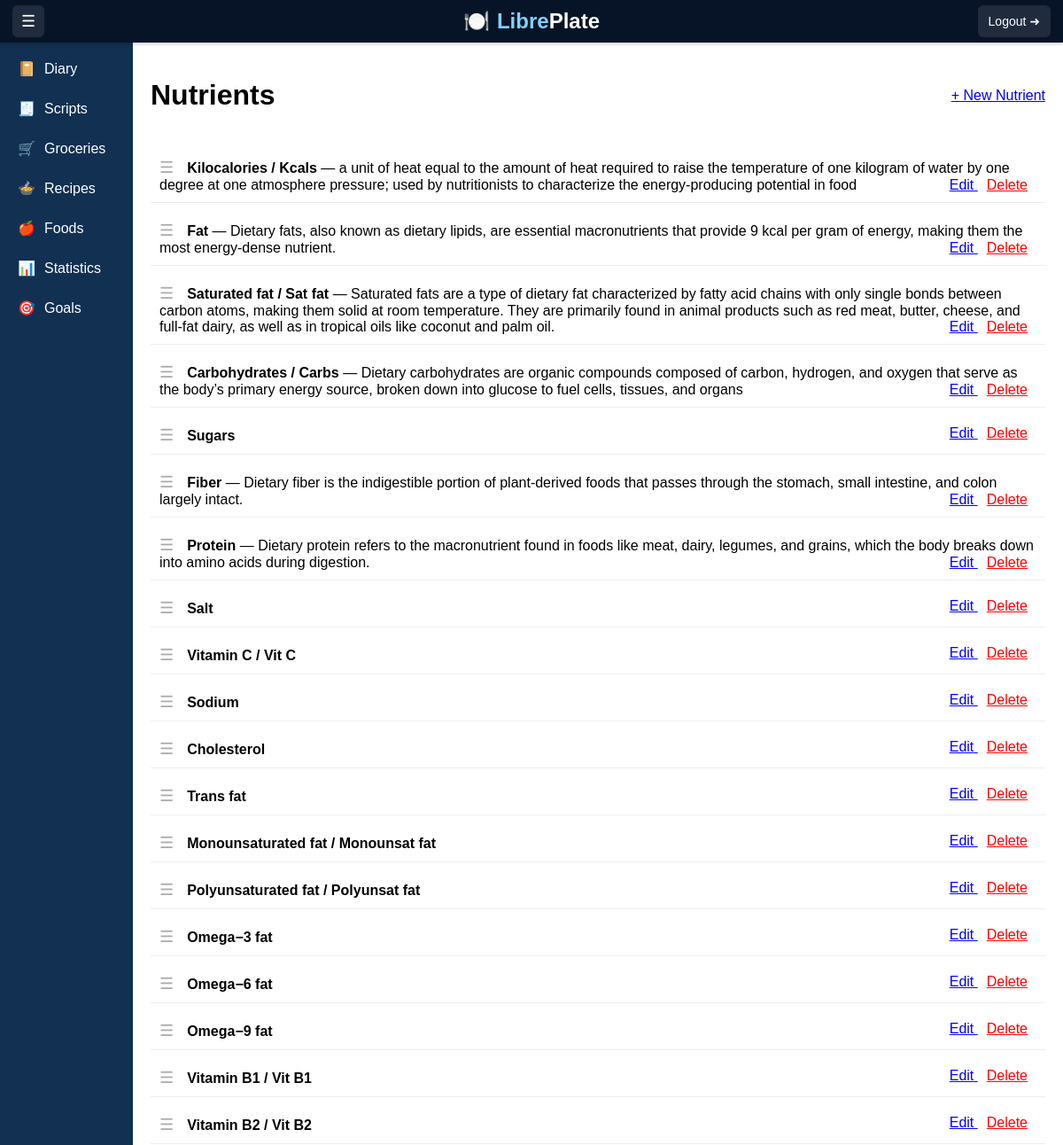
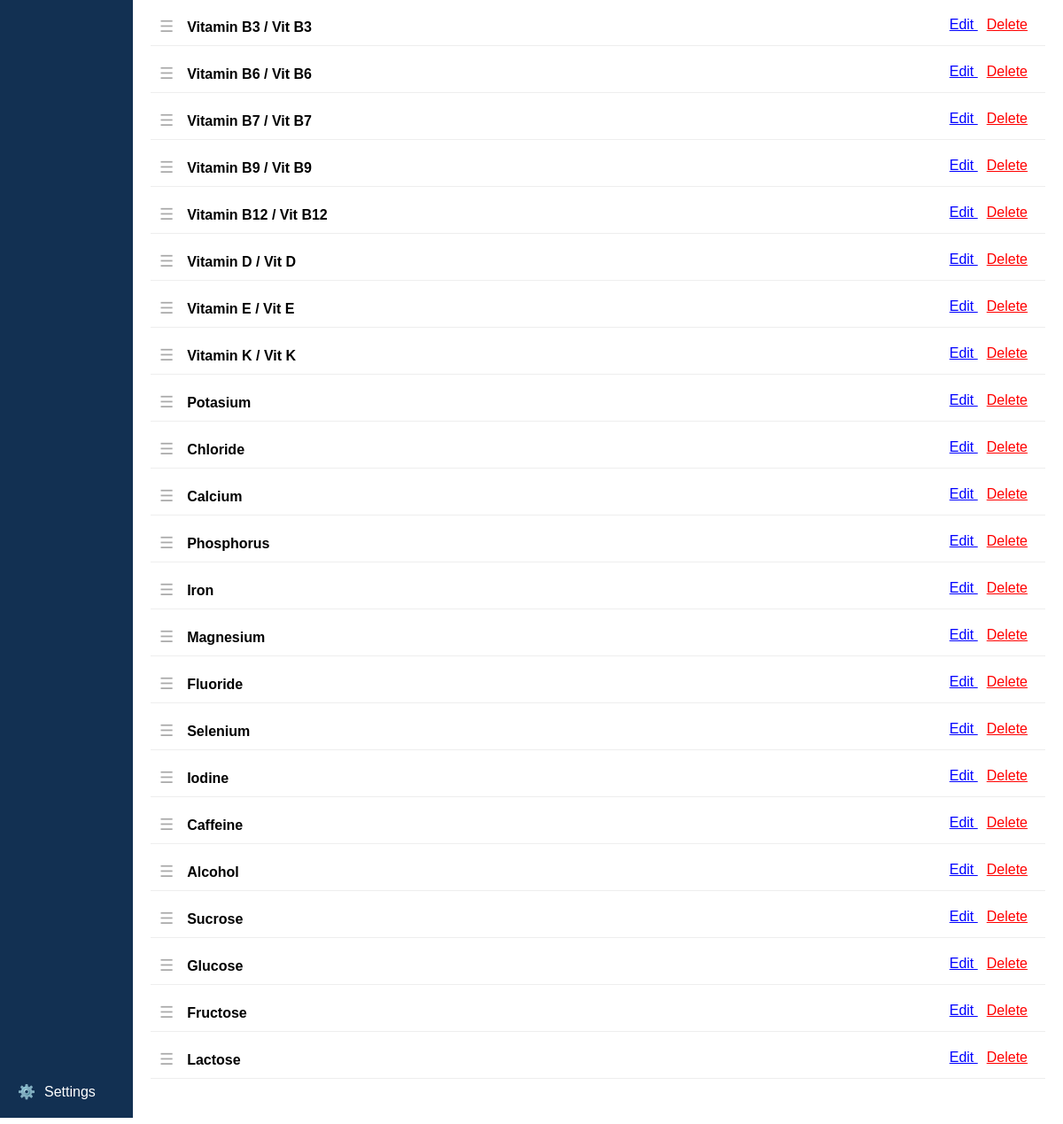
/nutrients/ (signed in), run on the app's committed database (2 pictures, top to bottom).
### nutrients/models.py (models this page shows, shortened)
class Nutrient(models.Model):
    name = models.CharField(max_length=100, unique=True)
    description = models.TextField(blank=True, null=True)
    abbreviation = models.CharField(max_length=100, blank=True, null=True)
    show_in_diary_total = models.BooleanField(
        null=True,
        blank=True,
        help_text="Show this nutrient in diary totals.",
    )
    show_in_diary_meal = models.BooleanField(
        null=True,
        blank=True,
        help_text="Show this nutrient in individual diary meals.",
    )
    show_in_food_edit = models.BooleanField(
        null=True,
        blank=True,
        help_text="Show this nutrient when editing a food.",
    )
    show_in_recipe = models.BooleanField(
        null=True,
        blank=True,
        help_text="Show this nutrient in recipes.",
    )
    show_in_foods = models.BooleanField(
        null=True,
        blank=True,
        help_text="Show this nutrient in food detail/list pages.",
    )
    order = models.PositiveIntegerField(default=0)
    user = models.ForeignKey(
        User,
        on_delete=models.CASCADE,
        related_name="nutrients",
        null=True,
        blank=True,
    )
    class Meta:
        verbose_name = "Nutrients"
        ordering = ["order"]

### nutrients/views.py (the view)
# urls.py: path("nutrients/", include("nutrients.urls")),
@login_required
def nutrients(request):
    nutrients = Nutrient.objects.all()
    context = {"nutrients": nutrients}
    return render(request, "nutrients/nutrients.html", context)

### nutrients/templates/nutrients/nutrients.html (shortened to what this page needs)
{% extends 'base.html' %}
{% block content %}
<div class="container">
<div class="page-header">
    <h1>Nutrients</h1>
    <a href="{% url 'create_nutrient' %}" class="header-btn primary">
        + New Nutrient
    </a>
</div>
    {% if nutrients %}
    <ul id="nutrient-list">
        {% for nutrient in nutrients %}
        <li
            draggable="true"
            data-id="{{ nutrient.id }}"
            class="nutrient-item"
        >
            <span class="drag-handle">
                ☰
            </span>
            <strong>
                {{ nutrient.name }}
                {% if nutrient.abbreviation %}
                    / {{ nutrient.abbreviation }}
                {% endif %}
            </strong>
            {% if nutrient.description %}
                — {{ nutrient.description }}
            {% endif %}
            <span class="nutrient-actions">
                {% if nutrient.user == user %}
                    <a href="{% url 'edit_nutrient' nutrient.pk %}"
                       class="edit-link">
                        Edit
                    </a>
                    <a href="{% url 'delete_nutrient' nutrient.pk %}"
                       class="delete-link">
                        Delete
                    </a>
                {% elif nutrient.user is None %}
                    <em>(Global Nutrient)</em>
                {% endif %}
            </span>
        </li>
        {% endfor %}
    </ul>
    {% else %}
        <p>No nutrients available.</p>
    {% endif %}
</div>
{% endblock %}

### templates/base.html (style rules this page uses)
.page-header { display: flex; justify-content: space-between; align-items: center; margin-bottom: 20px; gap: 20px; }
html, body { margin: 0; height: 100%; font-family: Arial, sans-serif; }
body { margin: 0; height: 100vh; }

### nutrients/templates/nutrients/nutrients.html (style rules this page uses)
#nutrient-list { list-style:none; padding:0; }
.nutrient-item { cursor:grab; margin-bottom:10px; padding:10px; border-bottom:1px solid #eee; background:#fff; }
.drag-handle { color:#aaa; margin-right:10px; cursor:grab; font-size:18px; }
.nutrient-actions { float:right; }
.edit-link { color:blue; margin-right:10px; }
.delete-link { color:red; margin-right:10px; }

### data on the page
Nutrient: name "Kilocalories", abbreviation "Kcals", description "a unit of heat equal to the amount of heat required to raise the temperature of one kilogram of water by one degree at one atmosphere pressure; used by nutritionists to characterize the energy-producing potential in food", shows "Edit"
Nutrient: name "Fat", description "Dietary fats, also known as dietary lipids, are essential macronutrients that provide 9 kcal per gram of energy, making them the most energy-dense nutrient.", shows "Edit"
Nutrient: name "Saturated fat", abbreviation "Sat fat", description "Saturated fats are a type of dietary fat characterized by fatty acid chains with only single bonds between carbon atoms, making them solid at room temperature. They are primarily found in animal products such as red meat, butter, cheese, and full-fat dairy, as well as in tropical oils like coconut and palm oil.", shows "Edit"
Nutrient: name "Carbohydrates", abbreviation "Carbs", description "Dietary carbohydrates are organic compounds composed of carbon, hydrogen, and oxygen that serve as the body’s primary energy source, broken down into glucose to fuel cells, tissues, and organs", shows "Edit"
Nutrient: name "Sugars", shows "Edit"
Nutrient: name "Fiber", description "Dietary fiber is the indigestible portion of plant-derived foods that passes through the stomach, small intestine, and colon largely intact.", shows "Edit"
Nutrient: name "Protein", description "Dietary protein refers to the macronutrient found in foods like meat, dairy, legumes, and grains, which the body breaks down into amino acids during digestion.", shows "Edit"
Nutrient: name "Salt", shows "Edit"
Nutrient: name "Vitamin C", abbreviation "Vit C", shows "Edit"
Nutrient: name "Sodium", shows "Edit"
Nutrient: name "Cholesterol", shows "Edit"
Nutrient: name "Trans fat", shows "Edit"
Nutrient: name "Monounsaturated fat", abbreviation "Monounsat fat", shows "Edit"
Nutrient: name "Polyunsaturated fat", abbreviation "Polyunsat fat", shows "Edit"
Nutrient: name "Omega−3 fat", shows "Edit"
Nutrient: name "Omega−6 fat", shows "Edit"
Nutrient: name "Omega−9 fat", shows "Edit"
Nutrient: name "Vitamin B1", abbreviation "Vit B1", shows "Edit"
Nutrient: name "Vitamin B2", abbreviation "Vit B2", shows "Edit"
Nutrient: name "Vitamin B3", abbreviation "Vit B3", shows "Edit"
Nutrient: name "Vitamin B6", abbreviation "Vit B6", shows "Edit"
Nutrient: name "Vitamin B7", abbreviation "Vit B7", shows "Edit"
Nutrient: name "Vitamin B9", abbreviation "Vit B9", shows "Edit"
Nutrient: name "Vitamin B12", abbreviation "Vit B12", shows "Edit"
Nutrient: name "Vitamin D", abbreviation "Vit D", shows "Edit"
Nutrient: name "Vitamin E", abbreviation "Vit E", shows "Edit"
Nutrient: name "Vitamin K", abbreviation "Vit K", shows "Edit"
Nutrient: name "Potasium", shows "Edit"
Nutrient: name "Chloride", shows "Edit"
Nutrient: name "Calcium", shows "Edit"
Nutrient: name "Phosphorus", shows "Edit"
Nutrient: name "Iron", shows "Edit"
Nutrient: name "Magnesium", shows "Edit"
Nutrient: name "Fluoride", shows "Edit"
Nutrient: name "Selenium", shows "Edit"
Nutrient: name "Iodine", shows "Edit"
Nutrient: name "Caffeine", shows "Edit"
Nutrient: name "Alcohol", shows "Edit"
Nutrient: name "Sucrose", shows "Edit"
Nutrient: name "Glucose", shows "Edit"
Nutrient: name "Fructose", shows "Edit"
Nutrient: name "Lactose", shows "Edit"
